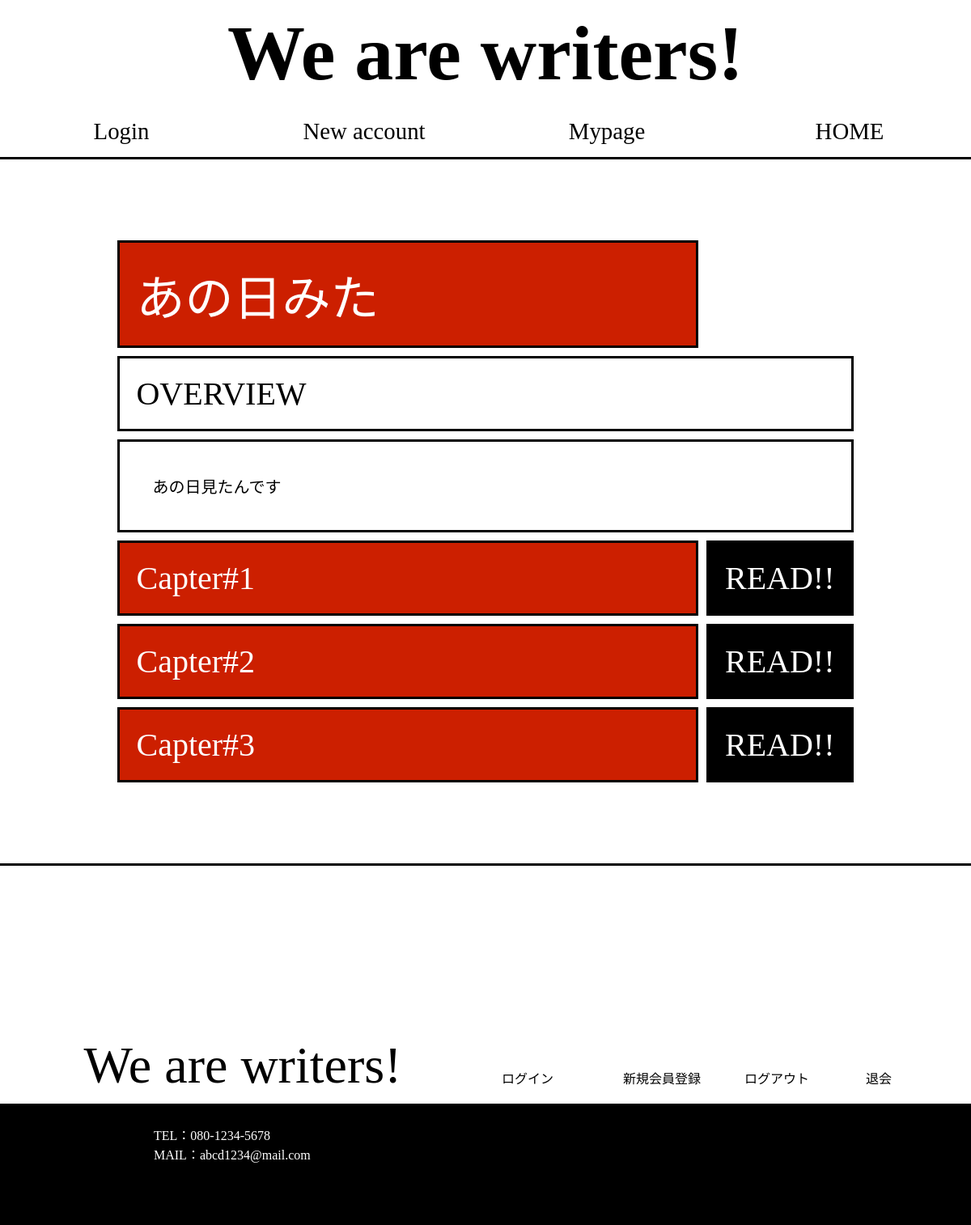
Page /novel/novel_summery.php?novel_id=10 on the committed database.
### tables this page shows
CREATE TABLE `novels` (
  `id` int(11) NOT NULL COMMENT 'id',
  `user_id` int(11) NOT NULL COMMENT 'ユーザーid照会',
  `novel_title` varchar(100) NOT NULL COMMENT '小説のタイトル',
  `summery` varchar(1000) NOT NULL COMMENT '小説の概要',
  `category` varchar(100) DEFAULT NULL COMMENT '小説のカテゴリー',
  `favorite_count` int(11) NOT NULL DEFAULT '0' COMMENT 'お気に入り登録の人数'
);

CREATE TABLE `novel_chapters` (
  `id` int(11) NOT NULL COMMENT 'id',
  `novel_id` int(11) NOT NULL COMMENT 'novelsテーブル照会',
  `chapter_title` varchar(100) NOT NULL COMMENT 'チャプターのタイトル',
  `chapter_number` int(11) NOT NULL COMMENT '小説の話数',
  `body` varchar(10000) NOT NULL COMMENT '小説の本文',
  `create_at` datetime NOT NULL COMMENT '投稿日時',
  `update_at` datetime NOT NULL COMMENT '編集日時'
);

### novel/novel_summery.php (the view, shortened to what this page needs)
<?php
try {
  $dbh = new PDO('mysql:host='.DB_HOST.'; dbname='.DB_NAME.'; chaarset=utf8', DB_USER, DB_PASSWORD);
} catch (PDOException $e) {
  $msg = $e->getMessage();
}
$sql = "SELECT * FROM novels WHERE id = :id";
$stmt = $dbh->prepare($sql);
$stmt->bindValue(':id', $_GET['novel_id']);
$stmt->execute();
$novel = $stmt->fetch();
$sql = "SELECT * FROM novel_chapters WHERE novel_id = :novel_id";
$stmt = $dbh->prepare($sql);
$stmt->bindValue(':novel_id', $_GET['novel_id']);
$stmt->execute();
$chapters = $stmt->fetchAll();
function check_favorite($user_id,$novel_id){
  $dsn='mysql:dbname=db_local;host=localhost;charset=utf8';
  $user='root';
  $password='root';
  $dbh=new PDO($dsn,$user,$password);
  $sql = "SELECT * FROM user_favorites WHERE user_id = :user_id AND novel_id = :novel_id";
  $stmt = $dbh->prepare($sql);
  $stmt->bindValue(':user_id', $user_id);
  $stmt->bindValue(':novel_id', $novel_id);
  $stmt->execute();
  $favorite = $stmt->fetch();
  return $favorite;
}
include('../common/header.php');
?>
<div class="summary">
<div class="one_novel_title"><?= $novel['novel_title'] ?? '' ?></div>
<div class="one_novel_over">OVERVIEW</div>
<div class="one_novel_summary"><?= nl2br($novel['summery'] ?? '') ?></div>
<?php foreach($chapters as $chapter) { ?>
<div class="chapter_number">Capter#<?= $chapter['chapter_number'] ?></div>
<a href="http://<?= $_SERVER['HTTP_HOST'] ?>/novel/chapter_view.php?novel_id=<?= $_GET['novel_id'] ?>&chapter_id=<?= $chapter['id'] ?>"><div class="chapter_read_button">READ!!</div></a>
<?php } ?>
<p><?php var_dump(check_favorite($_SESSION['user']['id'],$_GET['novel_id']) )?></p>
<p><?php var_dump(check_favorite(5,$_GET['novel_id']) )?></p>
</div>
<?php
include('../common/footer.php');
?>

### asset/css/base.css (style rules this page uses)
body { margin: 0; padding: 0; }

### asset/css/header.css (style rules this page uses)
a { color: #000; text-decoration: none; }

### asset/css/footer.css (style rules this page uses)
a { color: #000; text-decoration: none; }

### asset/css/novel_summary.css (style rules this page uses)
.summary { width: 100%; display: grid; gap: 0; grid-template-columns: 1fr 1fr 1fr 1fr 1fr 1fr 1fr 1fr; grid-template-rows: auto ; padding-top: 100px; padding-bottom: 100px; font-family: 'HiraMinProN-W6'; gap: 10px; }
.one_novel_title { grid-row: 1; font-size: 60px; padding: 20px; grid-column: 2/7; background-color: #cc1f00; color: #fff; border: #000 solid; }
.one_novel_over { grid-row: 2; font-size: 40px; padding: 20px; grid-column: 2/8; background-color: #fff; color: #000; border: #000 solid; }
.one_novel_summary { grid-row: 3; grid-column: 2/8; font-size: 20px; padding: 40px; background-color: #fff; color: #000; border: #000 solid; }
.chapter_number { grid-row: auto; grid-column: 2/7; font-size: 40px; padding: 20px; background-color: #cc1f00; color: #fff; border: #000 solid; }
.chapter_read_button { grid-row: auto; grid-column: 7/8; font-size: 40px; padding: 20px; background-color: #000; color: #fff; border: #000 solid; }

### rows in the picture
novels: novel_title "あの日みた", summery "あの日見たんです"
novel_chapters: chapter_number "1"
novel_chapters: chapter_number "2"
novel_chapters: chapter_number "3"
